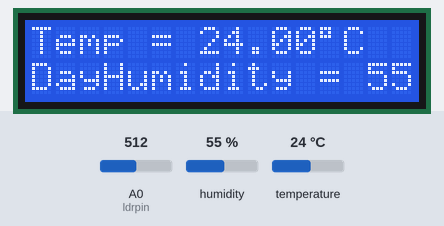
Recording of a sketch running on a simulated Arduino Uno, built with avr-gcc and run on an emulated ATmega328P. On the bench: 16×2 character LCD. The inputs (shaded band) are chosen by the test bench; at power-on: A0 (ldrpin) = 512, temperature 24 °C, humidity 55 %.

Above: at 1.2 s.
1.3 s: A0 (ldrpin) set to 216
3.3 s: A0 (ldrpin) set to 188
At 5.0 s:
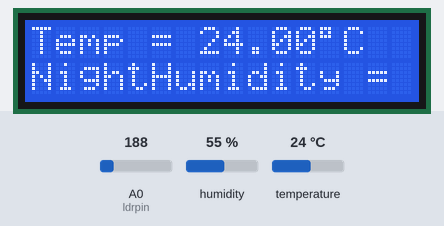
5.6 s: temperature set to 12 °C
At 6.8 s:
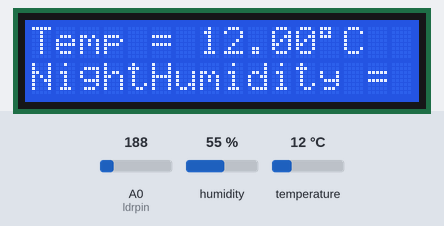
7.7 s: temperature set to 19 °C
At 8.5 s:
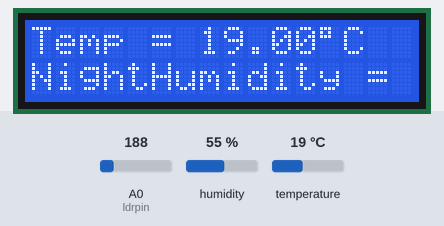
9.7 s: temperature set to 28 °C
At 11.4 s:
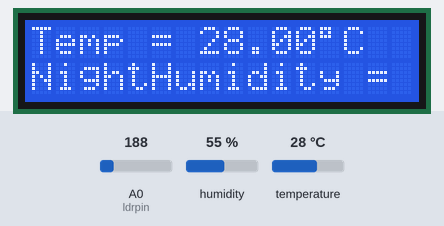
11.7 s: A0 (ldrpin) set to 210
At 13.2 s:
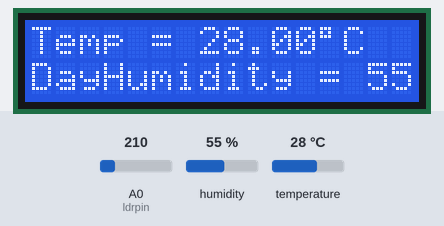
Timing chart, 0 to 14.7 s (numbered marks = the images above; inputs shaded):
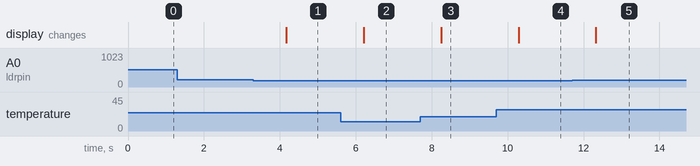

The sketch:

weather_station_8.ino
```cpp
/*
aim:- mini weather station using uno, dht 11, 16x2 lcd
*/

#include<LiquidCrystal.h>
#include<DHT.h>

#define DHTTYPE DHT11

int ldrpin = A0;
int ldrval = 0;
char* light[]= {"Day", "Night"};

int dhtpin = 8;
float temp;
float humi;

DHT dht(dhtpin, DHTTYPE);    // defining the connection of the dht 11 sensor

int rs = 12, en = 11, d4 = 5, d5 = 4, d6 = 3, d7 = 2;
LiquidCrystal lcd(rs, en, d4, d5, d6, d7);


void setup() {

lcd.begin(16, 2);
dht.begin();                 //dht initialize

}

void loop() {

ldrval = analogRead(ldrpin);

temp = dht.readTemperature();
humi = dht.readHumidity();

lcd.clear();
lcd.setCursor(0,0);          //set line 1 point 0
lcd.print("Temp = ");
lcd.print(temp);
lcd.print("\337C");          //to print degree celcius

lcd.setCursor(0,1);          //set line 2 point 0

if(ldrval > 200)
lcd.print(light[0]);         //printing day
else
lcd.print(light[1]);         //printing night

lcd.print("Humidity = ");
lcd.print(humi);
lcd.print("%");
delay(1000);                 //delay between iterations

}
```

Measured:
- the behaviour switches between 201 and 200 on A0 (ldrpin) (found by bisection; images 0 and 1)
- after the input at 1.3 s, every drawn part: stays the same
- after the input at 3.3 s, the display: changes after 0.87 s (image 1)
- after the input at 5.6 s, the display: changes after 0.61 s (image 2)
- after the input at 7.7 s, the display: changes after 0.55 s (image 3)
- after the input at 9.7 s, the display: changes after 0.59 s (image 4)
- after the input at 11.7 s, the display: changes after 0.63 s (image 5)
